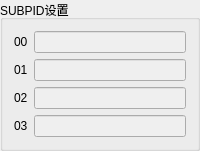
        <widget class="QGroupBox" name="groupBox_SubPIDSettings">
         <property name="title">
          <string>SUBPID设置</string>
         </property>
         <layout class="QVBoxLayout" name="verticalLayout_SubPIDSettings">
          <item>
           <layout class="QHBoxLayout" name="horizontalLayout_SubPID_00">
            <item>
             <widget class="QLabel" name="label_SubPID_00">
              <property name="text">
               <string>00</string>
              </property>
             </widget>
            </item>
            <item>
             <widget class="QLineEdit" name="lineEdit_SubPID_00">
              <property name="enabled">
               <bool>false</bool>
              </property>
             </widget>
            </item>
           </layout>
          </item>
          <item>
           <layout class="QHBoxLayout" name="horizontalLayout_SubPID_01">
            <item>
             <widget class="QLabel" name="label_SubPID_01">
              <property name="text">
               <string>01</string>
              </property>
             </widget>
            </item>
            <item>
             <widget class="QLineEdit" name="lineEdit_SubPID_01">
              <property name="enabled">
               <bool>false</bool>
              </property>
             </widget>
            </item>
           </layout>
          </item>
          <item>
           <layout class="QHBoxLayout" name="horizontalLayout_SubPID_02">
            <item>
             <widget class="QLabel" name="label_SubPID_02">
              <property name="text">
               <string>02</string>
              </property>
             </widget>
            </item>
            <item>
             <widget class="QLineEdit" name="lineEdit_SubPID_02">
              <property name="enabled">
               <bool>false</bool>
              </property>
             </widget>
            </item>
           </layout>
          </item>
          <item>
           <layout class="QHBoxLayout" name="horizontalLayout_SubPID_03">
            <item>
             <widget class="QLabel" name="label_SubPID_03">
              <property name="text">
               <string>03</string>
              </property>
             </widget>
            </item>
            <item>
             <widget class="QLineEdit" name="lineEdit_SubPID_03">
              <property name="enabled">
               <bool>false</bool>
              </property>
             </widget>
            </item>
           </layout>
          </item>
         </layout>
        </widget>
